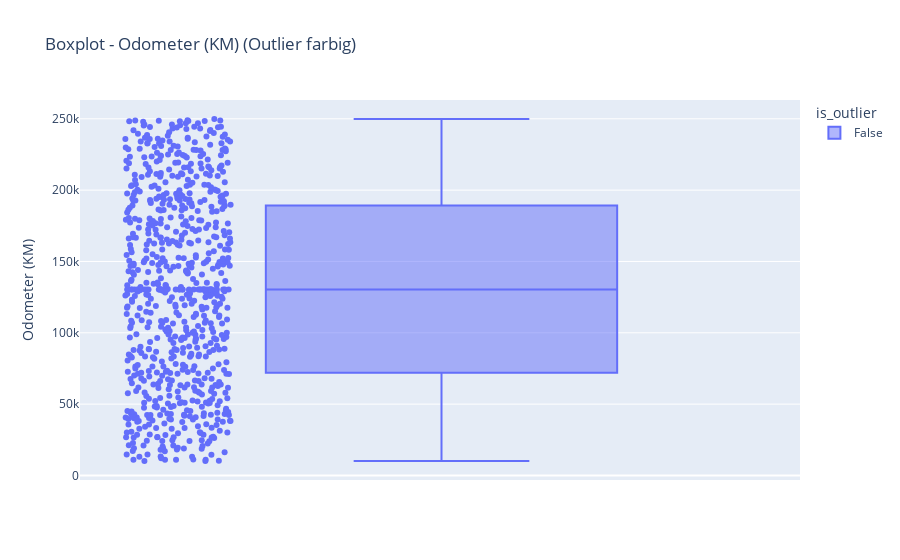

The cell this chart's notebook holds for it:
### Code cell
import plotly.express as px

for col in continous_cols:
    Q1 = X_train_df_final[col].quantile(0.25)
    Q3 = X_train_df_final[col].quantile(0.75)
    IQR = Q3 - Q1
    lower = Q1 - 1.5 * IQR
    upper = Q3 + 1.5 * IQR

    # Outlier-Flag erstellen
    df_plot = X_train_df_final[[col]].copy()
    df_plot["is_outlier"] = (
        (df_plot[col] < lower) | (df_plot[col] > upper)
    )

    print(f"{col}: {df_plot['is_outlier'].sum()} Ausreißer")

    # Plotly Boxplot mit farblichen Punkten für Ausreißer
    fig = px.box(
        df_plot,
        y=col,
        points="all",  # alle Punkte anzeigen
        color="is_outlier",  # Ausreißer farbig markieren
        title=f"Boxplot - {col} (Outlier farbig)"
    )
    fig.show()

### Figure 1 — Plotly figure (JSON) as saved in the notebook; plotly's stock layout.template omitted (floating-point values rounded to 4 significant figures; data arrays with more than 128 entries replaced by an {"elided": "..."} marker saying what was removed)
{"data": [{"alignmentgroup": "True", "boxpoints": "all", "hovertemplate": "is_outlier=False<br>Odometer (KM)=%{y}<extra></extra>", "legendgroup": "False", "marker": {"color": "#636efa"}, "name": "False", "notched": false, "offsetgroup": "False", "orientation": "v", "showlegend": true, "type": "box", "x0": " ", "xaxis": "x", "y": {"elided": "760 float values"}, "y0": " ", "yaxis": "y"}], "layout": {"boxmode": "group", "legend": {"title": {"text": "is_outlier"}, "tracegroupgap": 0}, "title": {"text": "Boxplot - Odometer (KM) (Outlier farbig)"}, "xaxis": {"anchor": "y", "domain": [0, 1]}, "yaxis": {"anchor": "x", "domain": [0, 1], "title": {"text": "Odometer (KM)"}}}}
